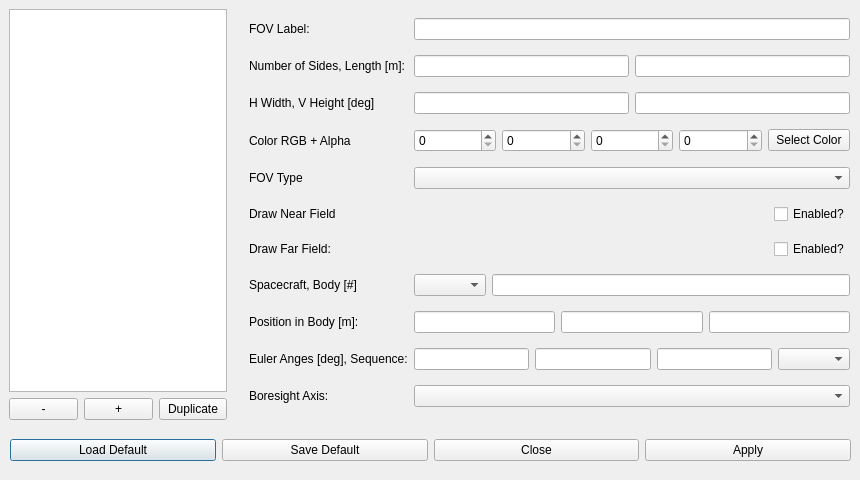
<?xml version="1.0" encoding="UTF-8"?>
<ui version="4.0">
 <class>FOV_Menu</class>
 <widget class="QDialog" name="FOV_Menu">
  <property name="geometry">
   <rect>
    <x>0</x>
    <y>0</y>
    <width>860</width>
    <height>480</height>
   </rect>
  </property>
  <property name="minimumSize">
   <size>
    <width>860</width>
    <height>480</height>
   </size>
  </property>
  <property name="maximumSize">
   <size>
    <width>860</width>
    <height>480</height>
   </size>
  </property>
  <property name="windowTitle">
   <string>Field of View Menu</string>
  </property>
  <widget class="QWidget" name="layoutWidget">
   <property name="geometry">
    <rect>
     <x>10</x>
     <y>430</y>
     <width>841</width>
     <height>41</height>
    </rect>
   </property>
   <layout class="QHBoxLayout" name="horizontalLayout_2">
    <item>
     <widget class="QPushButton" name="loaddefaultButton">
      <property name="text">
       <string>Load Default</string>
      </property>
     </widget>
    </item>
    <item>
     <widget class="QPushButton" name="savedefaultButton">
      <property name="text">
       <string>Save Default</string>
      </property>
     </widget>
    </item>
    <item>
     <widget class="QPushButton" name="closeButton">
      <property name="text">
       <string>Close</string>
      </property>
     </widget>
    </item>
    <item>
     <widget class="QPushButton" name="applyButton">
      <property name="text">
       <string>Apply</string>
      </property>
     </widget>
    </item>
   </layout>
  </widget>
  <widget class="QWidget" name="gridLayoutWidget">
   <property name="geometry">
    <rect>
     <x>249</x>
     <y>9</y>
     <width>601</width>
     <height>411</height>
    </rect>
   </property>
   <layout class="QGridLayout" name="gridLayout">
    <item row="3" column="1">
     <layout class="QHBoxLayout" name="horizontalLayout_6">
      <item>
       <widget class="QSpinBox" name="redvalue">
        <property name="maximum">
         <number>255</number>
        </property>
       </widget>
      </item>
      <item>
       <widget class="QSpinBox" name="greenvalue">
        <property name="maximum">
         <number>255</number>
        </property>
       </widget>
      </item>
      <item>
       <widget class="QSpinBox" name="bluevalue">
        <property name="maximum">
         <number>255</number>
        </property>
       </widget>
      </item>
      <item>
       <widget class="QSpinBox" name="alphavalue">
        <property name="maximum">
         <number>255</number>
        </property>
       </widget>
      </item>
      <item>
       <widget class="QPushButton" name="pickcolor">
        <property name="text">
         <string>Select Color</string>
        </property>
       </widget>
      </item>
     </layout>
    </item>
    <item row="7" column="0">
     <widget class="QLabel" name="label_8">
      <property name="text">
       <string>Spacecraft, Body [#]</string>
      </property>
     </widget>
    </item>
    <item row="5" column="0">
     <widget class="QLabel" name="label_6">
      <property name="text">
       <string>Draw Near Field</string>
      </property>
     </widget>
    </item>
    <item row="8" column="0">
     <widget class="QLabel" name="label_9">
      <property name="text">
       <string>Position in Body [m]:</string>
      </property>
     </widget>
    </item>
    <item row="3" column="0">
     <widget class="QLabel" name="label_4">
      <property name="text">
       <string>Color RGB + Alpha</string>
      </property>
     </widget>
    </item>
    <item row="2" column="1">
     <layout class="QHBoxLayout" name="horizontalLayout_5">
      <item>
       <widget class="QLineEdit" name="horizontal_width"/>
      </item>
      <item>
       <widget class="QLineEdit" name="vertical_height"/>
      </item>
     </layout>
    </item>
    <item row="6" column="1">
     <layout class="QHBoxLayout" name="horizontalLayout_9">
      <item>
       <spacer name="horizontalSpacer_2">
        <property name="orientation">
         <enum>Qt::Horizontal</enum>
        </property>
        <property name="sizeHint" stdset="0">
         <size>
          <width>40</width>
          <height>20</height>
         </size>
        </property>
       </spacer>
      </item>
      <item>
       <widget class="QCheckBox" name="farfield">
        <property name="text">
         <string>Enabled?</string>
        </property>
       </widget>
      </item>
     </layout>
    </item>
    <item row="7" column="1">
     <layout class="QHBoxLayout" name="horizontalLayout_10">
      <item>
       <widget class="QComboBox" name="sc_name"/>
      </item>
      <item>
       <widget class="QLineEdit" name="bdy_num"/>
      </item>
     </layout>
    </item>
    <item row="4" column="0">
     <widget class="QLabel" name="label_5">
      <property name="text">
       <string>FOV Type</string>
      </property>
     </widget>
    </item>
    <item row="0" column="0">
     <widget class="QLabel" name="label">
      <property name="text">
       <string>FOV Label:</string>
      </property>
     </widget>
    </item>
    <item row="1" column="0">
     <widget class="QLabel" name="label_2">
      <property name="text">
       <string>Number of Sides, Length [m]:</string>
      </property>
     </widget>
    </item>
    <item row="8" column="1">
     <layout class="QHBoxLayout" name="horizontalLayout_11">
      <item>
       <widget class="QLineEdit" name="pos_x"/>
      </item>
      <item>
       <widget class="QLineEdit" name="pos_y"/>
      </item>
      <item>
       <widget class="QLineEdit" name="pos_z"/>
      </item>
     </layout>
    </item>
    <item row="6" column="0">
     <widget class="QLabel" name="label_7">
      <property name="text">
       <string>Draw Far Field:</string>
      </property>
     </widget>
    </item>
    <item row="9" column="1">
     <layout class="QHBoxLayout" name="horizontalLayout_12">
      <item>
       <widget class="QLineEdit" name="rot1"/>
      </item>
      <item>
       <widget class="QLineEdit" name="rot2"/>
      </item>
      <item>
       <widget class="QLineEdit" name="rot3"/>
      </item>
      <item>
       <widget class="QComboBox" name="euler_seq"/>
      </item>
     </layout>
    </item>
    <item row="2" column="0">
     <widget class="QLabel" name="label_3">
      <property name="text">
       <string>H Width, V Height [deg]</string>
      </property>
     </widget>
    </item>
    <item row="0" column="1">
     <layout class="QHBoxLayout" name="horizontalLayout_3">
      <item>
       <widget class="QLineEdit" name="fov_name"/>
      </item>
     </layout>
    </item>
    <item row="9" column="0">
     <widget class="QLabel" name="label_10">
      <property name="text">
       <string>Euler Anges [deg], Sequence:</string>
      </property>
     </widget>
    </item>
    <item row="1" column="1">
     <layout class="QHBoxLayout" name="horizontalLayout_4">
      <item>
       <widget class="QLineEdit" name="num_sides"/>
      </item>
      <item>
       <widget class="QLineEdit" name="length_sides"/>
      </item>
     </layout>
    </item>
    <item row="4" column="1">
     <layout class="QHBoxLayout" name="horizontalLayout_7">
      <item>
       <widget class="QComboBox" name="fov_type"/>
      </item>
     </layout>
    </item>
    <item row="5" column="1">
     <layout class="QHBoxLayout" name="horizontalLayout_8">
      <item>
       <spacer name="horizontalSpacer">
        <property name="orientation">
         <enum>Qt::Horizontal</enum>
        </property>
        <property name="sizeHint" stdset="0">
         <size>
          <width>40</width>
          <height>20</height>
         </size>
        </property>
       </spacer>
      </item>
      <item>
       <widget class="QCheckBox" name="nearfield">
        <property name="text">
         <string>Enabled?</string>
        </property>
       </widget>
      </item>
     </layout>
    </item>
    <item row="10" column="0">
     <widget class="QLabel" name="label_11">
      <property name="text">
       <string>Boresight Axis:</string>
      </property>
     </widget>
    </item>
    <item row="10" column="1">
     <layout class="QHBoxLayout" name="horizontalLayout_13">
      <item>
       <widget class="QComboBox" name="boresightaxis"/>
      </item>
     </layout>
    </item>
   </layout>
  </widget>
  <widget class="QWidget" name="verticalLayoutWidget">
   <property name="geometry">
    <rect>
     <x>9</x>
     <y>9</y>
     <width>218</width>
     <height>411</height>
    </rect>
   </property>
   <layout class="QVBoxLayout" name="verticalLayout">
    <item>
     <widget class="QListWidget" name="fovlist"/>
    </item>
    <item>
     <layout class="QHBoxLayout" name="horizontalLayout">
      <item>
       <widget class="QPushButton" name="fov_remove">
        <property name="text">
         <string>-</string>
        </property>
       </widget>
      </item>
      <item>
       <widget class="QPushButton" name="fov_add">
        <property name="text">
         <string>+</string>
        </property>
       </widget>
      </item>
      <item>
       <widget class="QPushButton" name="fov_duplicate">
        <property name="text">
         <string>Duplicate</string>
        </property>
       </widget>
      </item>
     </layout>
    </item>
   </layout>
  </widget>
 </widget>
 <resources/>
 <connections/>
</ui>
